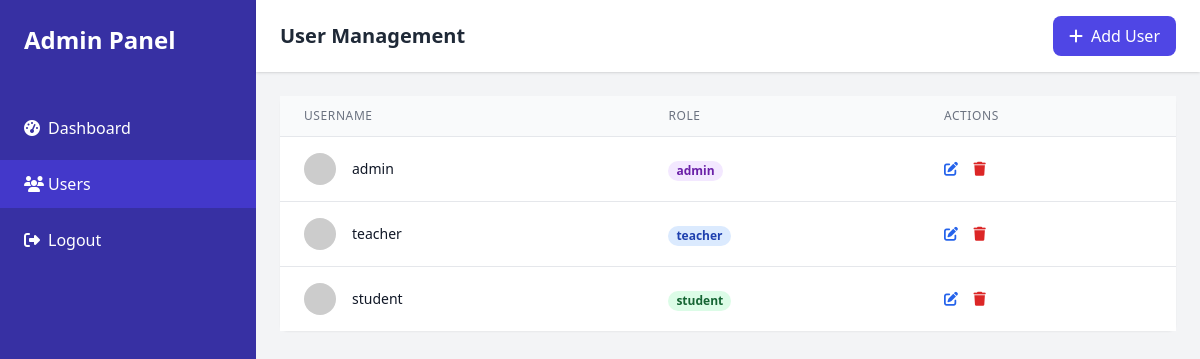
The app's page /admin/users (signed in) with its own data.
### app.py (models this page shows)
class User(db.Model):
    id = db.Column(db.Integer, primary_key=True)
    username = db.Column(db.String(50), unique=True, nullable=False)
    password = db.Column(db.String(255), nullable=False)
    role = db.Column(db.String(20), nullable=False)  # 'student', 'teacher', atau 'admin'

### app.py (the view)
@app.route('/admin/users')
@admin_login_required
def admin_users():
    users = User.query.all()
    return render_template('admin/users.html', users=users)

### app.py (called while the page is built, shortened)
def admin_login_required(f):
    @functools.wraps(f)
    def decorated_function(*args, **kwargs):
        if 'admin_id' not in session:
            return redirect(url_for('admin_login'))
        try:
            admin = User.query.get(session['admin_id'])
            if not admin or admin.role != 'admin':
                session.clear()
                return redirect(url_for('admin_login'))
        except Exception:
            session.clear()
            return redirect(url_for('admin_login'))
        return f(*args, **kwargs)
    return decorated_function

@app.after_request
def add_header(response):
    if request.path not in ['/static']:  # Don't add headers for static files
        response.headers['Cache-Control'] = 'no-store, no-cache, must-revalidate, post-check=0, pre-check=0, max-age=0'
        response.headers['Pragma'] = 'no-cache'
        response.headers['Expires'] = '-1'
    return response

@app.before_request
def before_request():
    if request.endpoint and request.endpoint != 'static':
        public_routes = ['login', 'admin_login', 'register', 'static']
        if request.endpoint not in public_routes:
            if request.endpoint.startswith('admin_'):
                if 'admin_id' not in session:
                    return redirect(url_for('admin_login'))
                try:
                    admin = User.query.get(session['admin_id'])
                    if not admin or admin.role != 'admin':
                        session.clear()
                        return redirect(url_for('admin_login'))
                except Exception:
                    session.clear()
                    return redirect(url_for('admin_login'))
            elif 'user_id' not in session:
                return redirect(url_for('login'))

### templates/admin/users.html (shortened to what this page needs)
<!DOCTYPE html>
<html lang="en">
<head>
    <script src="https://cdn.tailwindcss.com"></script>
    <link rel="stylesheet" href="https://cdnjs.cloudflare.com/ajax/libs/font-awesome/6.4.0/css/all.min.css">
</head>
<body class="bg-gray-100">
    <div class="min-h-screen flex flex-col lg:flex-row">
        <nav id="sidebar" class="hidden lg:block bg-indigo-800 w-full lg:w-64 lg:min-h-screen flex-shrink-0">
            <div class="sticky top-0">
                <div class="p-6 hidden lg:block">
                    <h1 class="text-white text-2xl font-semibold">Admin Panel</h1>
                </div>
                <div class="mt-6 space-y-2">
                    <a href="{{ url_for('admin_dashboard') }}"
                        class="flex items-center px-6 py-3 text-white hover:bg-indigo-700 transition-colors">
                        <i class="fas fa-tachometer-alt w-6"></i>
                        <span>Dashboard</span>
                    </a>
                    <a href="{{ url_for('admin_users') }}"
                        class="flex items-center px-6 py-3 text-white bg-indigo-700">
                        <i class="fas fa-users w-6"></i>
                        <span>Users</span>
                    </a>
                    <a href="{{ url_for('admin_logout') }}"
                        class="flex items-center px-6 py-3 text-white hover:bg-indigo-700 transition-colors">
                        <i class="fas fa-sign-out-alt w-6"></i>
                        <span>Logout</span>
                    </a>
                </div>
            </div>
        </nav>
        <div class="flex-1">
            <header class="bg-white shadow">
                <div class="px-4 sm:px-6 py-4">
                    <div class="flex items-center justify-between">
                        <h2 class="text-xl font-semibold text-gray-800">User Management</h2>
                        <div class="flex items-center space-x-4">
                            <button id="addUserBtn" class="bg-indigo-600 text-white px-4 py-2 rounded-lg hover:bg-indigo-700 transition-colors">
                                <i class="fas fa-plus mr-2"></i>Add User
                            </button>
                        </div>
                    </div>
                </div>
            </header>
            <main class="p-4 sm:p-6">
                <div class="bg-white rounded-lg shadow-sm">
                    <div class="overflow-x-auto">
                        <table class="min-w-full divide-y divide-gray-200">
                            <thead class="bg-gray-50">
                                <tr>
                                    <th class="px-6 py-3 text-left text-xs font-medium text-gray-500 uppercase tracking-wider">Username</th>
                                    <th class="px-6 py-3 text-left text-xs font-medium text-gray-500 uppercase tracking-wider">Role</th>
                                    <th class="px-6 py-3 text-left text-xs font-medium text-gray-500 uppercase tracking-wider">Actions</th>
                                </tr>
                            </thead>
                            <tbody class="bg-white divide-y divide-gray-200">
                                {% for user in users %}
                                <tr class="hover:bg-gray-50">
                                    <td class="px-6 py-4 whitespace-nowrap">
                                        <div class="flex items-center">
                                            <img class="h-8 w-8 rounded-full" src="https://ui-avatars.com/api/?name={{ user.username }}" alt="{{ user.username }}">
                                            <div class="ml-4">
                                                <div class="text-sm font-medium text-gray-900">{{ user.username }}</div>
                                            </div>
                                        </div>
                                    </td>
                                    <td class="px-6 py-4 whitespace-nowrap">
                                        <span class="px-2 inline-flex text-xs leading-5 font-semibold rounded-full
                                            {% if user.role == 'admin' %}bg-purple-100 text-purple-800
                                            {% elif user.role == 'teacher' %}bg-blue-100 text-blue-800
                                            {% else %}bg-green-100 text-green-800{% endif %}">
                                            {{ user.role }}
                                        </span>
                                    </td>
                                    <td class="px-6 py-4 whitespace-nowrap text-sm text-gray-500">
                                        <button onclick="editUser({{ user.id }})" class="text-blue-600 hover:text-blue-900 mr-3">
                                            <i class="fas fa-edit"></i>
                                        </button>
                                        <button onclick="deleteUser({{ user.id }})" class="text-red-600 hover:text-red-900">
                                            <i class="fas fa-trash"></i>
                                        </button>
                                    </td>
                                </tr>
                                {% endfor %}
                            </tbody>
                        </table>
                    </div>
                </div>
            </main>
        </div>
    </div>
</body>
</html>

### records on screen
User: username "admin", role "admin"
User: username "teacher", role "teacher"
User: username "student", role "student"
